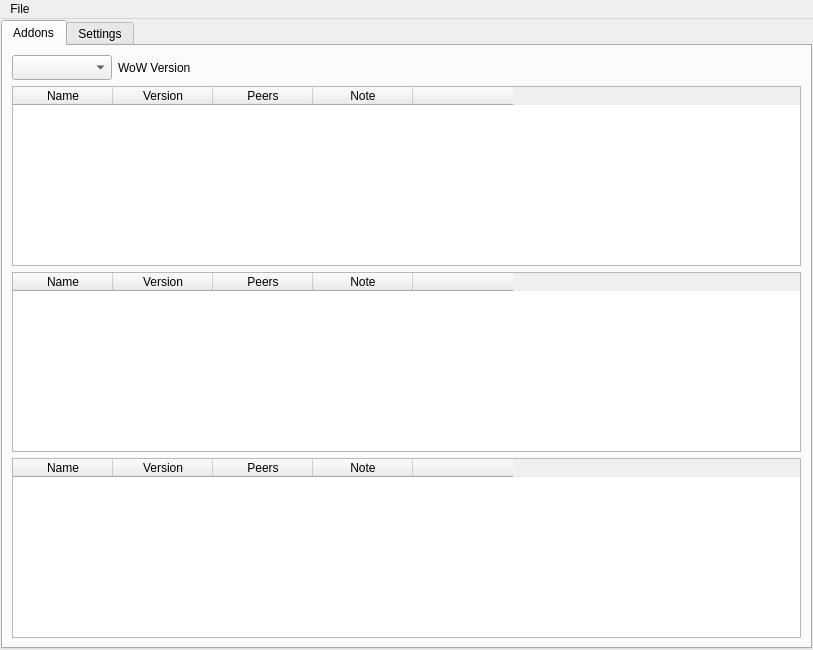
<?xml version="1.0" encoding="UTF-8"?>
<ui version="4.0">
 <class>MainWindow</class>
 <widget class="QMainWindow" name="MainWindow">
  <property name="geometry">
   <rect>
    <x>0</x>
    <y>0</y>
    <width>813</width>
    <height>650</height>
   </rect>
  </property>
  <property name="windowTitle">
   <string>WAM: WoW Addon Manager</string>
  </property>
  <widget class="QWidget" name="centralwidget">
   <layout class="QGridLayout" name="gridLayout_3">
    <property name="leftMargin">
     <number>1</number>
    </property>
    <property name="topMargin">
     <number>1</number>
    </property>
    <property name="rightMargin">
     <number>1</number>
    </property>
    <property name="bottomMargin">
     <number>1</number>
    </property>
    <item row="0" column="0">
     <widget class="QTabWidget" name="tabWidget">
      <property name="tabPosition">
       <enum>QTabWidget::North</enum>
      </property>
      <property name="tabShape">
       <enum>QTabWidget::Rounded</enum>
      </property>
      <property name="currentIndex">
       <number>0</number>
      </property>
      <widget class="QWidget" name="addon_tab">
       <attribute name="title">
        <string>Addons</string>
       </attribute>
       <layout class="QGridLayout" name="gridLayout">
        <item row="6" column="0" colspan="3">
         <widget class="QTableWidget" name="classic_table">
          <property name="enabled">
           <bool>true</bool>
          </property>
          <column>
           <property name="text">
            <string>Name</string>
           </property>
          </column>
          <column>
           <property name="text">
            <string>Version</string>
           </property>
          </column>
          <column>
           <property name="text">
            <string>Peers</string>
           </property>
          </column>
          <column>
           <property name="text">
            <string>Note</string>
           </property>
          </column>
          <column>
           <property name="text">
            <string/>
           </property>
          </column>
         </widget>
        </item>
        <item row="0" column="0">
         <widget class="QComboBox" name="wow_version_combo_box">
          <property name="sizePolicy">
           <sizepolicy hsizetype="Fixed" vsizetype="Fixed">
            <horstretch>0</horstretch>
            <verstretch>0</verstretch>
           </sizepolicy>
          </property>
          <property name="minimumSize">
           <size>
            <width>100</width>
            <height>25</height>
           </size>
          </property>
          <property name="currentText">
           <string/>
          </property>
         </widget>
        </item>
        <item row="0" column="1">
         <widget class="QLabel" name="wow_version_label">
          <property name="text">
           <string>WoW Version</string>
          </property>
         </widget>
        </item>
        <item row="7" column="0" colspan="3">
         <widget class="QTableWidget" name="retail_table">
          <column>
           <property name="text">
            <string>Name</string>
           </property>
          </column>
          <column>
           <property name="text">
            <string>Version</string>
           </property>
          </column>
          <column>
           <property name="text">
            <string>Peers</string>
           </property>
          </column>
          <column>
           <property name="text">
            <string>Note</string>
           </property>
          </column>
          <column>
           <property name="text">
            <string/>
           </property>
          </column>
         </widget>
        </item>
        <item row="1" column="0" colspan="3">
         <widget class="QTableWidget" name="ptr_table">
          <column>
           <property name="text">
            <string>Name</string>
           </property>
          </column>
          <column>
           <property name="text">
            <string>Version</string>
           </property>
          </column>
          <column>
           <property name="text">
            <string>Peers</string>
           </property>
          </column>
          <column>
           <property name="text">
            <string>Note</string>
           </property>
          </column>
          <column>
           <property name="text">
            <string/>
           </property>
          </column>
         </widget>
        </item>
       </layout>
      </widget>
      <widget class="QWidget" name="settings_tab">
       <attribute name="title">
        <string>Settings</string>
       </attribute>
       <layout class="QGridLayout" name="gridLayout_2">
        <item row="1" column="0">
         <widget class="QLineEdit" name="lineEdit">
          <property name="readOnly">
           <bool>true</bool>
          </property>
         </widget>
        </item>
        <item row="1" column="1">
         <widget class="QPushButton" name="set_wow_path_btn">
          <property name="text">
           <string>Browse</string>
          </property>
          <property name="flat">
           <bool>false</bool>
          </property>
         </widget>
        </item>
        <item row="2" column="0">
         <spacer name="verticalSpacer">
          <property name="orientation">
           <enum>Qt::Vertical</enum>
          </property>
          <property name="sizeHint" stdset="0">
           <size>
            <width>20</width>
            <height>40</height>
           </size>
          </property>
         </spacer>
        </item>
        <item row="0" column="0">
         <widget class="QLabel" name="label">
          <property name="text">
           <string>WoW Folder Path</string>
          </property>
         </widget>
        </item>
       </layout>
      </widget>
     </widget>
    </item>
   </layout>
  </widget>
  <widget class="QMenuBar" name="menuBar">
   <property name="geometry">
    <rect>
     <x>0</x>
     <y>0</y>
     <width>813</width>
     <height>22</height>
    </rect>
   </property>
   <widget class="QMenu" name="menuFile">
    <property name="title">
     <string>File</string>
    </property>
    <addaction name="actionQuit"/>
   </widget>
   <addaction name="menuFile"/>
  </widget>
  <action name="actionQuit">
   <property name="text">
    <string>Quit</string>
   </property>
  </action>
 </widget>
 <resources/>
 <connections/>
</ui>
